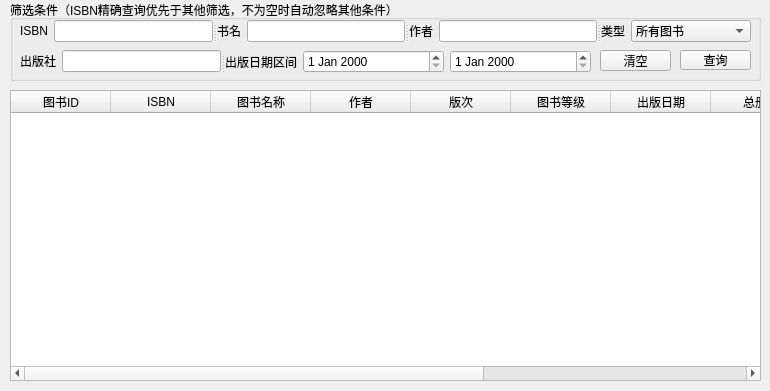
<?xml version="1.0" encoding="UTF-8"?>
<ui version="4.0">
    <class>BookSelectForm</class>
    <widget class="QWidget" name="BookSelectForm">
        <property name="geometry">
            <rect>
                <x>0</x>
                <y>0</y>
                <width>770</width>
                <height>391</height>
            </rect>
        </property>
        <property name="windowTitle">
            <string>Form</string>
        </property>
        <widget class="QGroupBox" name="groupBoxBookFilters">
            <property name="geometry">
                <rect>
                    <x>10</x>
                    <y>0</y>
                    <width>751</width>
                    <height>81</height>
                </rect>
            </property>
            <property name="title">
                <string>筛选条件（ISBN精确查询优先于其他筛选，不为空时自动忽略其他条件）</string>
            </property>
            <widget class="QPushButton" name="pBtnEditBookClear">
                <property name="geometry">
                    <rect>
                        <x>590</x>
                        <y>50</y>
                        <width>71</width>
                        <height>21</height>
                    </rect>
                </property>
                <property name="text">
                    <string>清空</string>
                </property>
            </widget>
            <widget class="QPushButton" name="pBtnEditBookQuery">
                <property name="geometry">
                    <rect>
                        <x>670</x>
                        <y>50</y>
                        <width>71</width>
                        <height>20</height>
                    </rect>
                </property>
                <property name="text">
                    <string>查询</string>
                </property>
            </widget>
            <widget class="QSplitter" name="splitter">
                <property name="geometry">
                    <rect>
                        <x>10</x>
                        <y>20</y>
                        <width>731</width>
                        <height>24</height>
                    </rect>
                </property>
                <property name="orientation">
                    <enum>Qt::Orientation::Horizontal</enum>
                </property>
                <widget class="QWidget" name="formLayoutWidget_2">
                    <layout class="QFormLayout" name="formLayout_2">
                        <item row="0" column="0">
                            <widget class="QLabel" name="queryBookByISBNLabel">
                                <property name="text">
                                    <string>ISBN</string>
                                </property>
                            </widget>
                        </item>
                        <item row="0" column="1">
                            <widget class="QLineEdit" name="queryBookByISBN">
                                <property name="maxLength">
                                    <number>13</number>
                                </property>
                            </widget>
                        </item>
                    </layout>
                </widget>
                <widget class="QWidget" name="formLayoutWidget_3">
                    <layout class="QFormLayout" name="formLayout_3">
                        <item row="0" column="0">
                            <widget class="QLabel" name="queryBookByNameLabel">
                                <property name="text">
                                    <string>书名</string>
                                </property>
                            </widget>
                        </item>
                        <item row="0" column="1">
                            <widget class="QLineEdit" name="queryBookByName">
                                <property name="maxLength">
                                    <number>50</number>
                                </property>
                            </widget>
                        </item>
                    </layout>
                </widget>
                <widget class="QWidget" name="formLayoutWidget_4">
                    <layout class="QFormLayout" name="formLayout_4">
                        <item row="0" column="0">
                            <widget class="QLabel" name="queryBookByAuthorLabel">
                                <property name="text">
                                    <string>作者</string>
                                </property>
                            </widget>
                        </item>
                        <item row="0" column="1">
                            <widget class="QLineEdit" name="queryBookByAuthor">
                                <property name="maxLength">
                                    <number>50</number>
                                </property>
                            </widget>
                        </item>
                    </layout>
                </widget>
                <widget class="QWidget" name="formLayoutWidget_5">
                    <layout class="QFormLayout" name="formLayout_5">
                        <item row="0" column="0">
                            <widget class="QLabel" name="queryBookByLevelLabel">
                                <property name="text">
                                    <string>类型</string>
                                </property>
                            </widget>
                        </item>
                        <item row="0" column="1">
                            <widget class="QComboBox" name="queryBookByLevel">
                                <property name="minimumSize">
                                    <size>
                                        <width>80</width>
                                        <height>0</height>
                                    </size>
                                </property>
                                <item>
                                    <property name="text">
                                        <string>所有图书</string>
                                    </property>
                                </item>
                                <item>
                                    <property name="text">
                                        <string>普通图书</string>
                                    </property>
                                </item>
                                <item>
                                    <property name="text">
                                        <string>珍贵图书</string>
                                    </property>
                                </item>
                            </widget>
                        </item>
                    </layout>
                </widget>
            </widget>
            <widget class="QSplitter" name="splitter_2">
                <property name="geometry">
                    <rect>
                        <x>10</x>
                        <y>50</y>
                        <width>571</width>
                        <height>25</height>
                    </rect>
                </property>
                <property name="orientation">
                    <enum>Qt::Orientation::Horizontal</enum>
                </property>
                <widget class="QWidget" name="formLayoutWidget_7">
                    <layout class="QFormLayout" name="formLayout_7">
                        <item row="0" column="0">
                            <widget class="QLabel" name="queryBookByPublisherLabel">
                                <property name="text">
                                    <string>出版社</string>
                                </property>
                            </widget>
                        </item>
                        <item row="0" column="1">
                            <widget class="QLineEdit" name="queryBookByPublisher">
                                <property name="minimumSize">
                                    <size>
                                        <width>0</width>
                                        <height>0</height>
                                    </size>
                                </property>
                                <property name="maxLength">
                                    <number>100</number>
                                </property>
                            </widget>
                        </item>
                    </layout>
                </widget>
                <widget class="QWidget" name="formLayoutWidget">
                    <layout class="QFormLayout" name="formLayout">
                        <item row="0" column="0">
                            <widget class="QLabel" name="queryBookDateLabel">
                                <property name="text">
                                    <string>出版日期区间</string>
                                </property>
                            </widget>
                        </item>
                        <item row="0" column="1">
                            <layout class="QHBoxLayout" name="horizontalLayout_3">
                                <item>
                                    <widget class="QDateEdit" name="queryBookStartDate"/>
                                </item>
                                <item>
                                    <widget class="QDateEdit" name="queryBookEndDate"/>
                                </item>
                            </layout>
                        </item>
                    </layout>
                </widget>
            </widget>
        </widget>
        <widget class="QTableWidget" name="tableWidTabEditBook">
            <property name="geometry">
                <rect>
                    <x>10</x>
                    <y>90</y>
                    <width>751</width>
                    <height>291</height>
                </rect>
            </property>
            <column>
                <property name="text">
                    <string>图书ID</string>
                </property>
            </column>
            <column>
                <property name="text">
                    <string>ISBN</string>
                </property>
            </column>
            <column>
                <property name="text">
                    <string>图书名称</string>
                </property>
            </column>
            <column>
                <property name="text">
                    <string>作者</string>
                </property>
            </column>
            <column>
                <property name="text">
                    <string>版次</string>
                </property>
            </column>
            <column>
                <property name="text">
                    <string>图书等级</string>
                </property>
            </column>
            <column>
                <property name="text">
                    <string>出版日期</string>
                </property>
            </column>
            <column>
                <property name="text">
                    <string>总册数</string>
                </property>
            </column>
            <column>
                <property name="text">
                    <string>库存余量</string>
                </property>
            </column>
            <column>
                <property name="text">
                    <string>定价</string>
                </property>
            </column>
            <column>
                <property name="text">
                    <string>出版社</string>
                </property>
            </column>
        </widget>
        <widget class="QSplitter" name="sppp">
            <property name="geometry">
                <rect>
                    <x>500</x>
                    <y>380</y>
                    <width>120</width>
                    <height>21</height>
                </rect>
            </property>
            <property name="orientation">
                <enum>Qt::Orientation::Horizontal</enum>
            </property>
        </widget>
        <widget class="QSplitter" name="splitter_3">
            <property name="geometry">
                <rect>
                    <x>50</x>
                    <y>450</y>
                    <width>571</width>
                    <height>25</height>
                </rect>
            </property>
            <property name="orientation">
                <enum>Qt::Orientation::Horizontal</enum>
            </property>
        </widget>
    </widget>
    <resources/>
    <connections/>
</ui>
